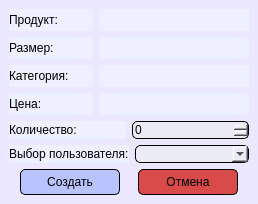
<?xml version="1.0" encoding="UTF-8"?>
<ui version="4.0">
 <class>CreateOrderWindow</class>
 <widget class="QMainWindow" name="CreateOrderWindow">
  <property name="geometry">
   <rect>
    <x>0</x>
    <y>0</y>
    <width>258</width>
    <height>204</height>
   </rect>
  </property>
  <property name="windowTitle">
   <string>MainWindow</string>
  </property>
  <property name="styleSheet">
   <string notr="true">background-color: rgb(235, 231, 255);</string>
  </property>
  <widget class="QWidget" name="centralwidget">
   <layout class="QVBoxLayout" name="verticalLayout_3">
    <item>
     <layout class="QVBoxLayout" name="verticalLayout_2">
      <item>
       <layout class="QVBoxLayout" name="verticalLayout">
        <item>
         <layout class="QHBoxLayout" name="horizontalLayout_2">
          <item>
           <widget class="QLabel" name="label">
            <property name="styleSheet">
             <string notr="true">background-color: rgb(238, 240, 255);</string>
            </property>
            <property name="text">
             <string>Продукт:</string>
            </property>
           </widget>
          </item>
          <item>
           <widget class="QLabel" name="name_label">
            <property name="minimumSize">
             <size>
              <width>150</width>
              <height>0</height>
             </size>
            </property>
            <property name="styleSheet">
             <string notr="true">background-color: rgb(238, 240, 255);</string>
            </property>
            <property name="text">
             <string/>
            </property>
            <property name="alignment">
             <set>Qt::AlignCenter</set>
            </property>
           </widget>
          </item>
         </layout>
        </item>
        <item>
         <layout class="QHBoxLayout" name="horizontalLayout_3">
          <item>
           <widget class="QLabel" name="label_3">
            <property name="styleSheet">
             <string notr="true">background-color: rgb(238, 240, 255);</string>
            </property>
            <property name="text">
             <string>Размер:</string>
            </property>
           </widget>
          </item>
          <item>
           <widget class="QLabel" name="sizes_label">
            <property name="minimumSize">
             <size>
              <width>150</width>
              <height>0</height>
             </size>
            </property>
            <property name="styleSheet">
             <string notr="true">background-color: rgb(238, 240, 255);</string>
            </property>
            <property name="text">
             <string/>
            </property>
            <property name="alignment">
             <set>Qt::AlignCenter</set>
            </property>
           </widget>
          </item>
         </layout>
        </item>
        <item>
         <layout class="QHBoxLayout" name="horizontalLayout_4">
          <item>
           <widget class="QLabel" name="label_6">
            <property name="styleSheet">
             <string notr="true">background-color: rgb(238, 240, 255);</string>
            </property>
            <property name="text">
             <string>Категория:</string>
            </property>
           </widget>
          </item>
          <item>
           <widget class="QLabel" name="categories_label">
            <property name="minimumSize">
             <size>
              <width>150</width>
              <height>0</height>
             </size>
            </property>
            <property name="styleSheet">
             <string notr="true">background-color: rgb(238, 240, 255);</string>
            </property>
            <property name="text">
             <string/>
            </property>
            <property name="alignment">
             <set>Qt::AlignCenter</set>
            </property>
           </widget>
          </item>
         </layout>
        </item>
        <item>
         <layout class="QHBoxLayout" name="horizontalLayout_5">
          <item>
           <widget class="QLabel" name="label_8">
            <property name="styleSheet">
             <string notr="true">background-color: rgb(238, 240, 255);</string>
            </property>
            <property name="text">
             <string>Цена:</string>
            </property>
           </widget>
          </item>
          <item>
           <widget class="QLabel" name="price_label">
            <property name="minimumSize">
             <size>
              <width>150</width>
              <height>0</height>
             </size>
            </property>
            <property name="styleSheet">
             <string notr="true">background-color: rgb(238, 240, 255);</string>
            </property>
            <property name="text">
             <string/>
            </property>
            <property name="alignment">
             <set>Qt::AlignCenter</set>
            </property>
           </widget>
          </item>
         </layout>
        </item>
        <item>
         <layout class="QHBoxLayout" name="horizontalLayout">
          <item>
           <widget class="QLabel" name="label_5">
            <property name="styleSheet">
             <string notr="true">background-color: rgb(238, 240, 255);</string>
            </property>
            <property name="text">
             <string>Количество:</string>
            </property>
           </widget>
          </item>
          <item>
           <widget class="QSpinBox" name="quantitytBox">
            <property name="minimumSize">
             <size>
              <width>46</width>
              <height>0</height>
             </size>
            </property>
            <property name="styleSheet">
             <string notr="true">background-color: rgb(235, 235, 245);
border-radius: 5px;
border: 1px solid dlack</string>
            </property>
           </widget>
          </item>
         </layout>
        </item>
       </layout>
      </item>
      <item>
       <layout class="QHBoxLayout" name="user_choise_layout">
        <item>
         <widget class="QLabel" name="label_10">
          <property name="styleSheet">
           <string notr="true">background-color: rgb(238, 240, 255);</string>
          </property>
          <property name="text">
           <string>Выбор пользователя:</string>
          </property>
         </widget>
        </item>
        <item>
         <widget class="QComboBox" name="usersBox">
          <property name="minimumSize">
           <size>
            <width>112</width>
            <height>0</height>
           </size>
          </property>
          <property name="styleSheet">
           <string notr="true">background-color: rgb(235, 235, 245);
border-radius: 5px;
border: 1px solid dlack</string>
          </property>
          <item>
           <property name="text">
            <string/>
           </property>
          </item>
         </widget>
        </item>
       </layout>
      </item>
      <item>
       <layout class="QHBoxLayout" name="horizontalLayout_7">
        <item>
         <spacer name="horizontalSpacer">
          <property name="orientation">
           <enum>Qt::Horizontal</enum>
          </property>
          <property name="sizeHint" stdset="0">
           <size>
            <width>40</width>
            <height>20</height>
           </size>
          </property>
         </spacer>
        </item>
        <item>
         <widget class="QPushButton" name="create_btn">
          <property name="minimumSize">
           <size>
            <width>100</width>
            <height>0</height>
           </size>
          </property>
          <property name="styleSheet">
           <string notr="true">QPushButton {
	background-color: rgb(185, 196, 255);
	padding: 5 10 5 10;
	border:1px solid black;
	border-radius: 5px;
}

QPushButton:hover {
	background-color: rgb(155, 155, 224);
}

QPushButton:pressed {
	background-color: rgb(140, 140, 207);
}</string>
          </property>
          <property name="text">
           <string>Создать</string>
          </property>
         </widget>
        </item>
        <item>
         <spacer name="horizontalSpacer_3">
          <property name="orientation">
           <enum>Qt::Horizontal</enum>
          </property>
          <property name="sizeHint" stdset="0">
           <size>
            <width>40</width>
            <height>20</height>
           </size>
          </property>
         </spacer>
        </item>
        <item>
         <widget class="QPushButton" name="clousing_btn">
          <property name="minimumSize">
           <size>
            <width>100</width>
            <height>0</height>
           </size>
          </property>
          <property name="styleSheet">
           <string notr="true">QPushButton {
	background-color: rgb(217, 74, 74);
	padding: 5 10 5 10;
	border:1px solid black;
	border-radius: 5px;
}

QPushButton:hover {
	background-color: rgb(222, 87, 87);
}

QPushButton:pressed {
	background-color: rgb(217, 139, 139);
}</string>
          </property>
          <property name="text">
           <string>Отмена</string>
          </property>
         </widget>
        </item>
        <item>
         <spacer name="horizontalSpacer_2">
          <property name="orientation">
           <enum>Qt::Horizontal</enum>
          </property>
          <property name="sizeHint" stdset="0">
           <size>
            <width>40</width>
            <height>20</height>
           </size>
          </property>
         </spacer>
        </item>
       </layout>
      </item>
     </layout>
    </item>
   </layout>
  </widget>
 </widget>
 <resources/>
 <connections/>
</ui>
